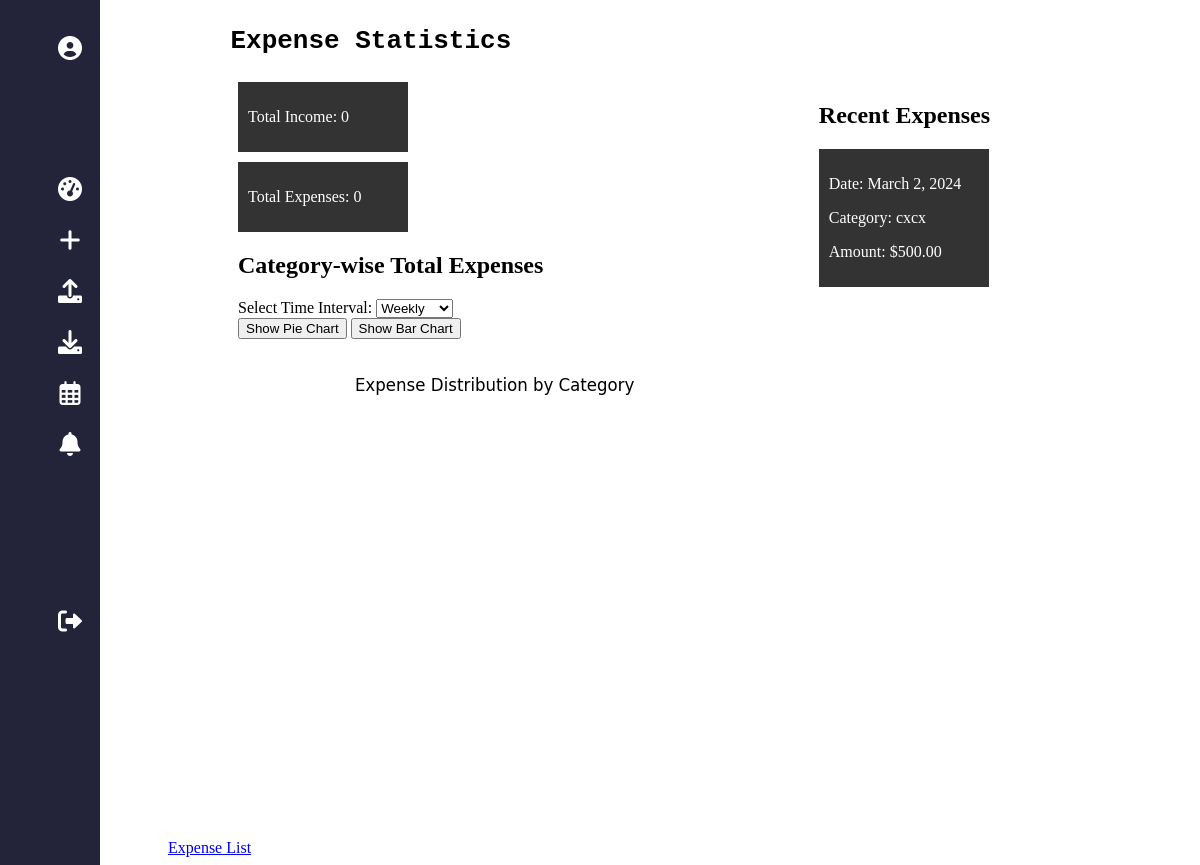
Page /expenses/statistics/ (signed in) on the earlier database version.
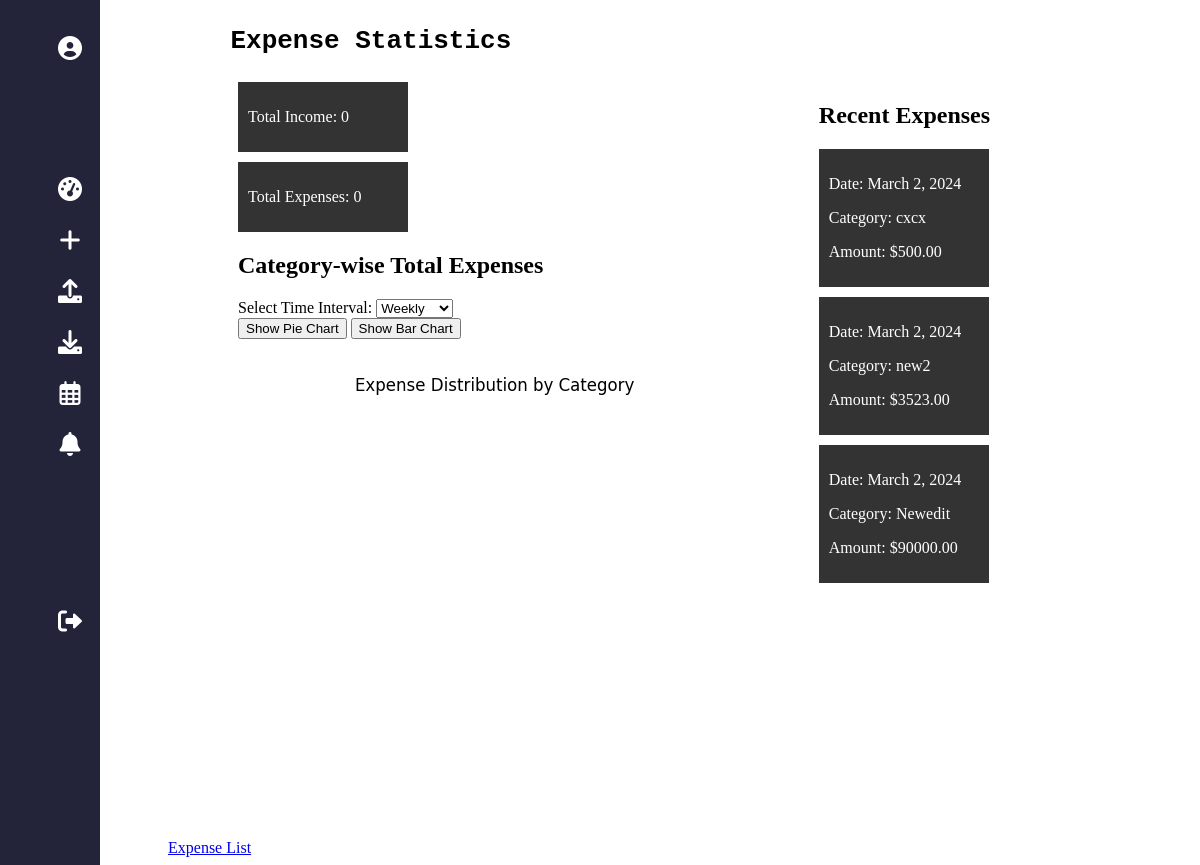
Same page on the later database version.
### Finso_app/models.py (models this page shows, shortened)
class Expense(models.Model):
    user = models.ForeignKey(User, on_delete=models.CASCADE)
    amount = models.DecimalField(max_digits=10, decimal_places=2)
    category = models.ForeignKey('Category', on_delete=models.CASCADE)
    content = models.TextField()
    date = models.DateField(auto_now_add=True)

class Category(models.Model):
    user = models.ForeignKey(User, on_delete=models.CASCADE)
    name = models.CharField(max_length=255)
    budget_limit = models.DecimalField(max_digits=10, decimal_places=2, default=True, null=False )
    def __str__(self):
        return self.name

### Finso_app/views.py (the view)
# urls.py: path('expenses/statistics/', views.expense_statistics, name='expense_statistics'),
@login_required
def expense_statistics(request):
    time_interval = request.GET.get('time_interval', 'weekly')  # Default to weekly if not specified
    end_date = timezone.now().date()
    if time_interval == 'weekly':
        start_date = end_date - timezone.timedelta(days=7)
    elif time_interval == 'monthly':
        start_date = end_date - timezone.timedelta(days=30)  # Approximate 30 days as a month
    elif time_interval == '3months':
        start_date = end_date - timezone.timedelta(days=90)  # 3 months
    elif time_interval == '6months':
        start_date = end_date - timezone.timedelta(days=180)  # 6 months
    elif time_interval == 'yearly':
        start_date = end_date - timezone.timedelta(days=365)  # 1 year
    else:
        start_date = end_date
    expenses = Expense.objects.filter(user=request.user, date__range=[start_date, end_date])
    categories = expenses.values_list('category__name', flat=True).distinct()
    total_income = Income.objects.filter(user=request.user).aggregate(total_income=Sum('amount'))['total_income'] or 0
    total_expenses = expenses.aggregate(total_expenses=Sum('amount'))['total_expenses'] or 0
    remaining_amount = total_income - total_expenses
    category_totals = (
    Expense.objects.filter(user=request.user, date__range=[start_date, end_date])
    .values('category__name')
    .annotate(
        total_expenses=Coalesce(
            Cast(Sum('amount'), output_field=DecimalField()),
            Value(0, output_field=DecimalField())
        )
    )
    .order_by('-total_expenses')[:4]
)
    recent_expenses = Expense.objects.filter(user=request.user).order_by('-date')[:7]
    pie_chart = create_pie_chart(request.user, categories, expenses)
    bar_chart = create_bar_chart(request.user, categories, expenses)
    context = {
        'time_interval': time_interval,
        'categories': categories,
        'pie_chart': pie_chart,
        'bar_chart': bar_chart,
        'total_income': total_income,
        'total_expenses': total_expenses,
        'remaining_amount': remaining_amount,
        'recent_expenses': recent_expenses,
        'category_totals': category_totals,
    }
    return render(request, 'expense_statistics.html', context)

### Finso_app/views.py (called while the page is built)
def create_pie_chart(user, categories, expenses):
    category_totals = {category: 0 for category in categories}
    for expense in expenses:
        category_totals[expense.category.name] += expense.amount
    labels = list(category_totals.keys())
    values = list(category_totals.values())
    plt.figure(figsize=(5, 5))
    plt.pie(values, labels=labels, autopct='%1.1f%%', startangle=140, wedgeprops=dict(width=0.6))
    plt.title('Expense Distribution by Category')
    buffer = BytesIO()
    plt.savefig(buffer, format='png')
    buffer.seek(0)
    image_base64 = base64.b64encode(buffer.read()).decode('utf-8')
    plt.close()
    return image_base64

### Finso_app/templates/expense_statistics.html (shortened to what this page needs)
{% extends 'base.html' %}
{% block content %}
<div style="margin-left:10rem;">
    <h1><pre>    Expense Statistics</pre></h1>
    <div class="container flex-container">
        <div class="left-container">
            <div class="general-info">
                <div class="card">
                    <div class="card-content">
                        <p>Total Income: {{ total_income }}</p>
                    </div>
                </div>
                <div class="card">
                    <div class="card-content">
                        <p>Total Expenses: {{ total_expenses }}</p>
                    </div>
                </div>
            </div>
            <h2>Category-wise Total Expenses</h2>
            <div class="chart-container">
                <label for="time_interval">Select Time Interval:</label>
                <select id="time_interval" onchange="updateCharts()">
                    <option value="weekly" {% if time_interval == 'weekly' %}selected{% endif %}>Weekly</option>
                </select>
                <div>
                    <button onclick="showPieChart()">Show Pie Chart</button>
                    <button onclick="showBarChart()">Show Bar Chart</button>
                </div>
                <div>
                    <img id="pie-chart" alt="Pie Chart">
                </div>
            </div>
        </div>
        <div class="right-container recent-expenses">
            <h2>Recent Expenses</h2>
            <div class="card-container">
                {% for expense in recent_expenses %}
                    <div class="card">
                        <div class="card-content">
                            <p>Date: {{ expense.date }}</p>
                            <p>Category: {{ expense.category }}</p>
                            <p>Amount: ${{ expense.amount }}</p>
                        </div>
                    </div>
                {% empty %}
                    <div class="card">
                        <div class="card-content">
                            <p>No recent expenses found.</p>
                        </div>
                    </div>
                {% endfor %}
            </div>
        </div>
    </div>
    <div>
        <a href="{% url 'expense_list' %}">Expense List</a>
    </div>
</div>
{% endblock %}

Differences in the rows shown:
added Expense: date "March 2, 2024", category "new2", amount "3523.00"
added Expense: date "March 2, 2024", category "Newedit", amount "90000.00"
